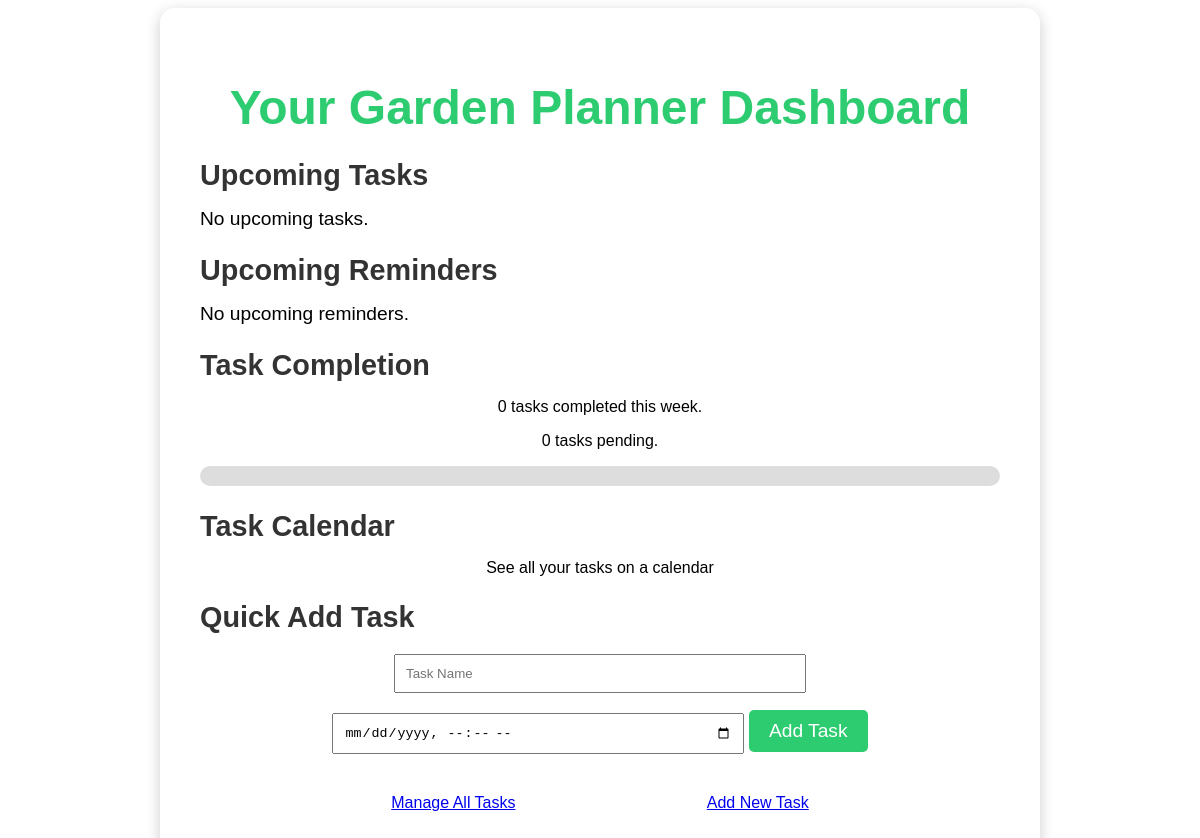
Page /planner/ on the earlier database version.
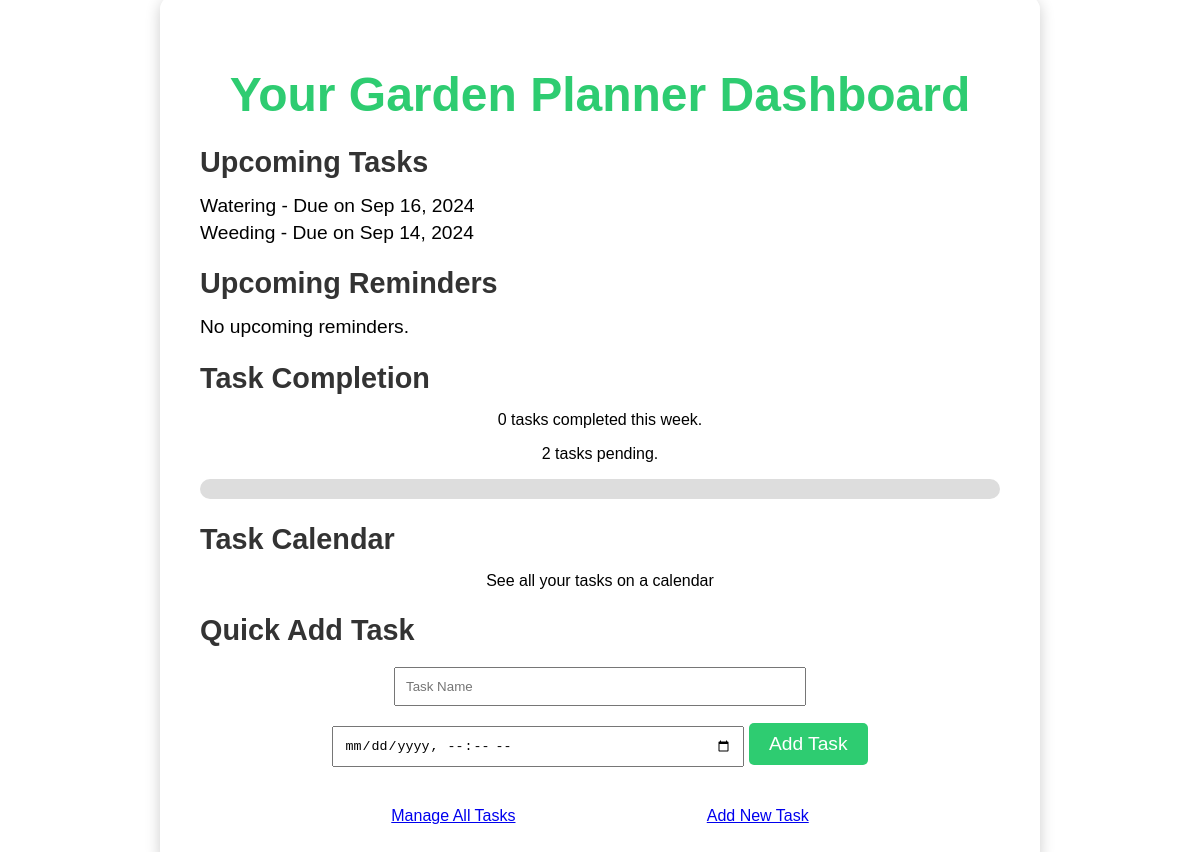
Same page on the later database version.
### planner/models.py (models this page shows, shortened)
class Task(models.Model):
    name = models.CharField(max_length=100)  # Task name (e.g., "Water the roses")
    description = models.TextField(blank=True)  # Optional task description
    due_date = models.DateTimeField()  # Date and time the task is due
    completed = models.BooleanField(default=False)  # Field to track if the task is completed

### planner/views.py (the view)
# urls.py: path('', views.planner_home, name='planner_home'),  # Planner home page
def planner_home(request):
    upcoming_tasks = Task.objects.filter(
        due_date__gte=timezone.now(),
        due_date__lte=timezone.now() + timedelta(days=7)
    )
    upcoming_reminders = Reminder.objects.filter(
        remind_at__gte=timezone.now(),
        remind_at__lte=timezone.now() + timedelta(days=7)
    )
    completed_tasks_count = Task.objects.filter(due_date__lte=timezone.now()).count()
    pending_tasks_count = Task.objects.filter(due_date__gt=timezone.now()).count()
    total_tasks = completed_tasks_count + pending_tasks_count
    progress_percentage = (completed_tasks_count / total_tasks * 100) if total_tasks > 0 else 0
    return render(request, 'planner/planner_home.html', {
        'upcoming_tasks': upcoming_tasks,
        'upcoming_reminders': upcoming_reminders,
        'completed_tasks_count': completed_tasks_count,
        'pending_tasks_count': pending_tasks_count,
        'progress_percentage': progress_percentage,
    })

### planner/templates/planner/planner_home.html (shortened to what this page needs)
{% load static %}
<!DOCTYPE html>
<html lang="en">
<head>
    <link rel="stylesheet" href="{% static 'planner/css/planner_home.css' %}">
</head>
<body>
    <div class="planner-home-bg">
        <div class="planner-home-content">
            <h1>Your Garden Planner Dashboard</h1>
            <div class="task-overview">
                <h2>Upcoming Tasks</h2>
                <ul>
                    {% for task in upcoming_tasks %}
                        <li>{{ task.name }} - Due on {{ task.due_date|date:"M d, Y" }}</li>
                    {% empty %}
                        <li>No upcoming tasks.</li>
                    {% endfor %}
                </ul>
                <h2>Upcoming Reminders</h2>
                <ul>
                    {% for reminder in upcoming_reminders %}
                        <li>Reminder for {{ reminder.task.name }} - {{ reminder.remind_at|date:"M d, Y H:i" }}</li>
                    {% empty %}
                        <li>No upcoming reminders.</li>
                    {% endfor %}
                </ul>
            </div>
            <div class="task-progress">
                <h2>Task Completion</h2>
                <p>{{ completed_tasks_count }} tasks completed this week.</p>
                <p>{{ pending_tasks_count }} tasks pending.</p>
                <div class="progress-bar">
                </div>
            </div>
            <div class="calendar-view">
                <h2>Task Calendar</h2>
                <p>See all your tasks on a calendar</p>
            </div>
            <div class="quick-add">
                <h2>Quick Add Task</h2>
                <form method="POST" action="{% url 'task_create' %}">
                    <input type="text" name="name" placeholder="Task Name">
                    <input type="datetime-local" name="due_date" placeholder="Due Date">
                    <button type="submit">Add Task</button>
                </form>
            </div>
            <div class="planner-actions">
                <a href="{% url 'task_list' %}" class="btn-primary">Manage All Tasks</a>
                <a href="{% url 'task_create' %}" class="btn-secondary">Add New Task</a>
            </div>
        </div>
    </div>
</body>
</html>

### planner/static/planner/css/planner_home.css (style rules this page uses)
body, html { margin: 0; padding: 0; height: 100%; font-family: 'Arial', sans-serif; }
.planner-home-bg { background-size: cover; background-position: center; height: 100vh; display: flex; justify-content: center; align-items: center; padding: 30px; }
.planner-home-content { background-color: rgba(255, 255, 255, 0.85); padding: 40px; border-radius: 15px; text-align: center; box-shadow: 0 4px 15px rgba(0, 0, 0, 0.2); max-width: 800px; width: 100%; }
h1 { font-size: 3rem; color: #2ecc71; margin-bottom: 20px; font-weight: bold; }
h2 { font-size: 1.8rem; color: #333; margin-bottom: 10px; text-align: left; }
ul { list-style-type: none; padding: 0; text-align: left; }
ul li { font-size: 1.2rem; margin-bottom: 5px; }
.quick-add form input { padding: 10px; margin: 10px 0; width: calc(50% - 12px); }
.quick-add button { padding: 10px 20px; background-color: #2ecc71; color: white; border-radius: 5px; font-size: 1.2rem; border: none; cursor: pointer; }
.progress-bar { width: 100%; background-color: #ddd; height: 20px; border-radius: 10px; margin-top: 10px; }
.planner-actions { margin-top: 30px; display: flex; justify-content: space-evenly; }

Differences in the rows shown:
added Task: name "Watering", due_date "Sep 16, 2024"
added Task: name "Weeding", due_date "Sep 14, 2024"
Other differences:
{{ pending_tasks_count }}: "0" → "2"
text no longer shown: "No upcoming tasks."
